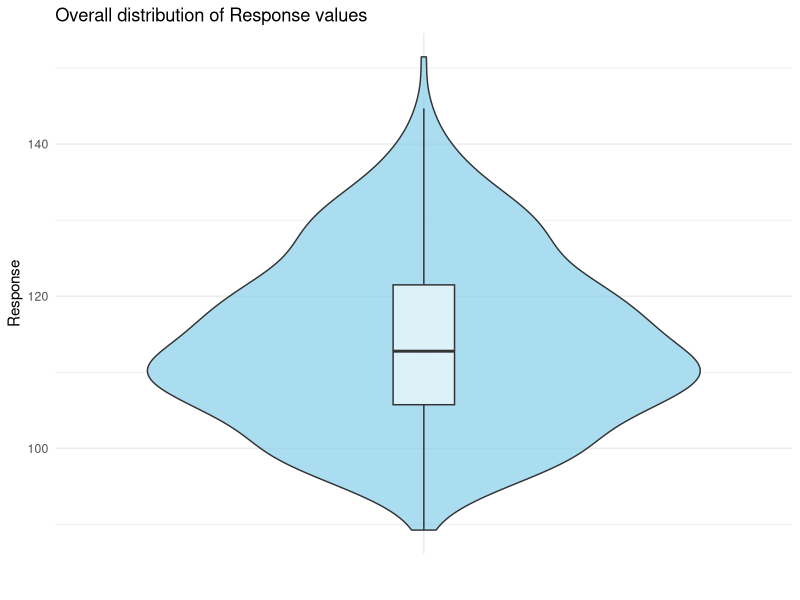
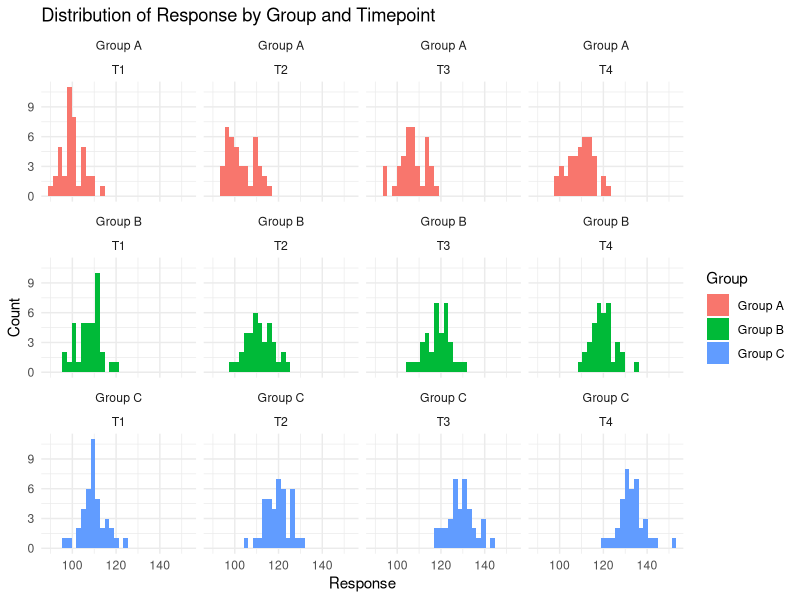
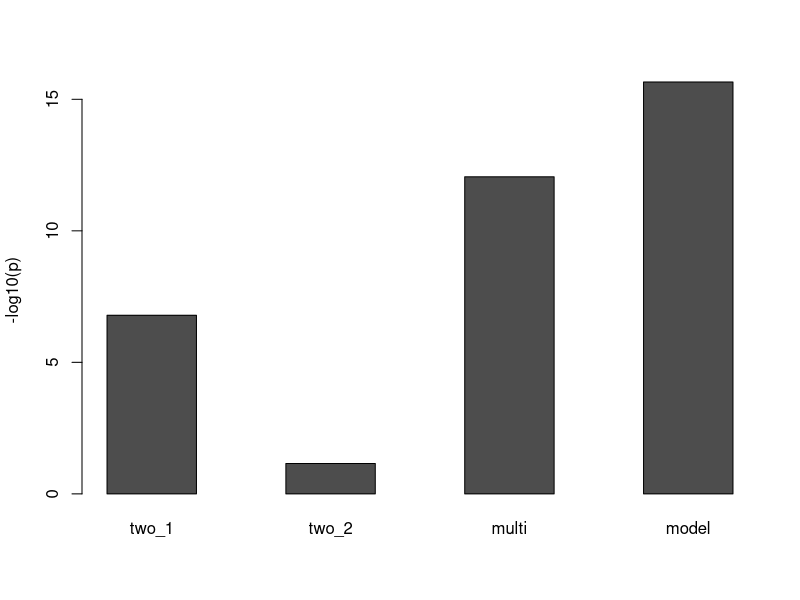
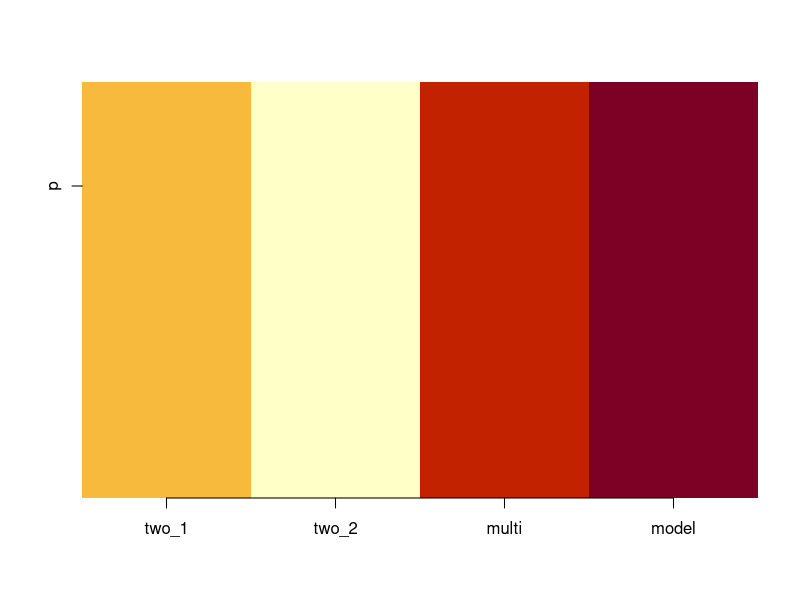
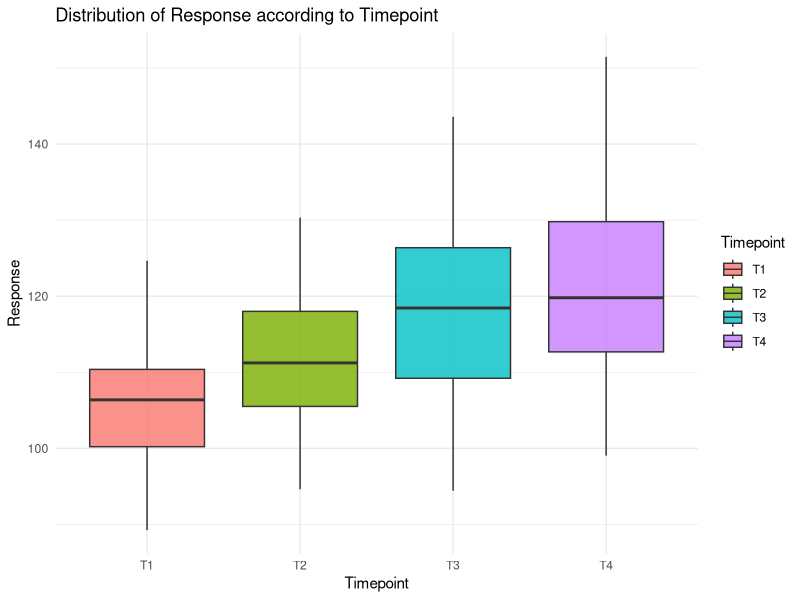
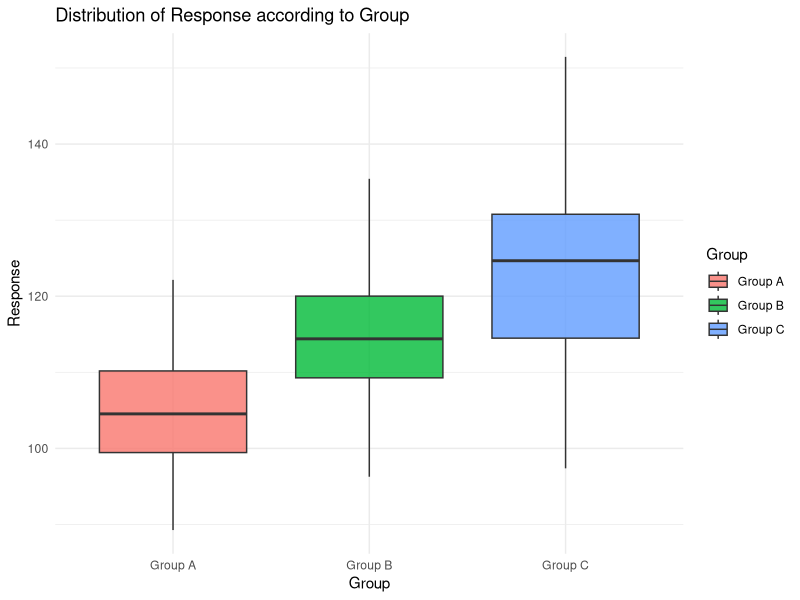
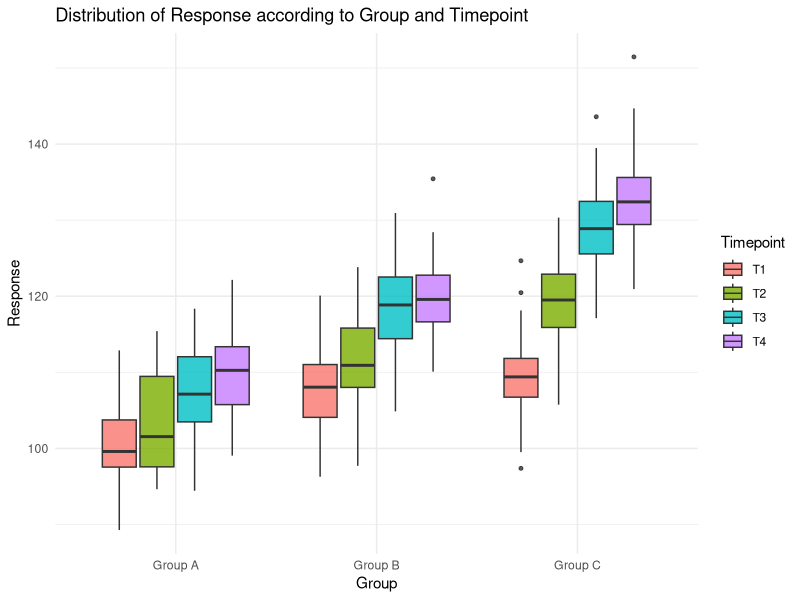
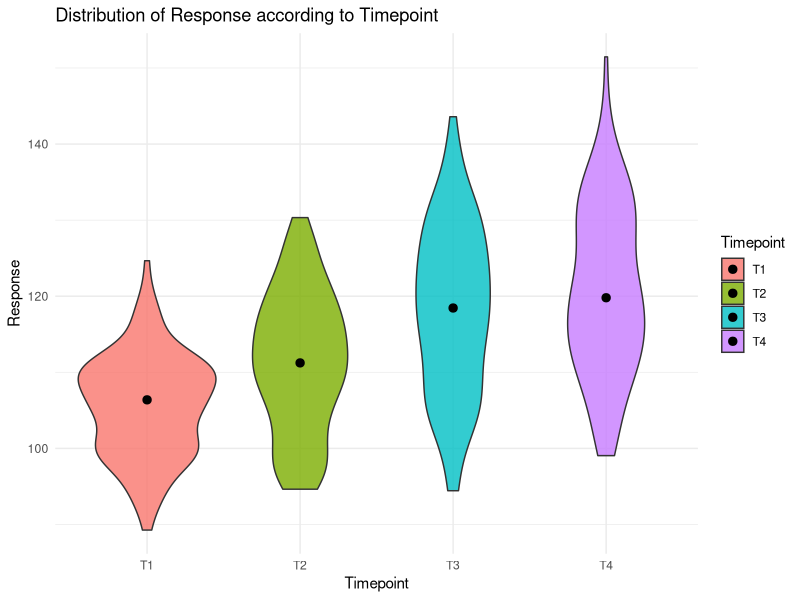

The R source for these figures, in order:
library(ggplot2)
library(readxl)
library(dplyr)
library(car)

Data <- read_excel("Biostatistics 5A 1st Case Study dataset.xlsx",sheet = "Data")
Summary <- read_excel("Biostatistics 5A 1st Case Study dataset.xlsx",sheet = "Summary")
Info <- read_excel("Biostatistics 5A 1st Case Study dataset.xlsx",sheet = "Info")
Codebook <- read_excel("Biostatistics 5A 1st Case Study dataset.xlsx",sheet = "Codebook")

#---------------------------------------------------------------------------------------
# this code was built with the help of the entire group using a github repository and 
# github desktop.
# The git repository is available at : https://github.com/paullebric/Biostat---Case-study-1
#---------------------------------------------------------------------------------------



#=======================================================================================

#I)DATA IMPORTATION
#=======================================================================================
All_Data <- list(
  Data = Data,
  Summary = Summary,
  Info = Info,
  Codebook = Codebook
)
#=======================================================================================
#II) DATA EXPLORATION
#=======================================================================================
lapply(All_Data,head)
lapply(All_Data,dim)
lapply(All_Data, function(x){str(x); head(x)})
lapply(All_Data,str)
n_all <- nrow(Data)
n_na <- sum(is.na(Data$Response))
tab <- with(Data, table(Group, Timepoint))
desc1 <- tapply(Data$Response, Data$Group, function(x) c(n=length(x),
                                                         mean=mean(x,na.rm=TRUE), sd=sd(x,na.rm=TRUE)))
desc2 <- tapply(Data$Response, list(Data$Timepoint, Data$Group), function(x) c(n=length(x),
                                                                               mean=mean(x,na.rm=TRUE), sd=sd(x,na.rm=TRUE)))
n_all; n_na; tab; desc1; desc2

ggplot(Data, aes(x = "", y = Response)) +
  geom_violin(fill = "skyblue", color = "gray20", alpha = 0.7) +
  geom_boxplot(width = 0.1, fill = "white", outlier.shape = NA, alpha = 0.6) +
  theme_minimal() +
  labs(
    title = "Overall distribution of Response values",
    x = "",
    y = "Response"
  )
#=======================================================================================
#III) ASSUMPTION CHECK / CLT
#=======================================================================================

#Normality check for each Timepoint, each Group and each Timepoint x Group
shapiro_results_all<- shapiro.test(Data$Response)
shapiro_results_timepoint <- by(Data$Response, Data$Timepoint, shapiro.test)
shapiro_results_group <- by(Data$Response, Data$Group, shapiro.test)
shapiro_results_mixed <- by(Data$Response, list(Data$Group, Data$Timepoint), shapiro.test)
shapiro_results_mixed
shapiro_results_all
shapiro_results_group
shapiro_results_timepoint

ggplot(Data, aes(x = Response, fill = Group)) +
  geom_histogram() +
  facet_wrap(~ Group * Timepoint) +
  theme_minimal() +
  labs(
    title = "Distribution of Response by Group and Timepoint",
    x = "Response",
    y = "Count"
  )

spec0 <- aov(Response ~ Group * Timepoint, data = Data)
check_2 <- leveneTest(Response ~ interaction(Group, Timepoint), data = Data)

spec0; check_2

#=======================================================================================
#IV) TWO-LEVEL COMPARISONS (at least two)
#=======================================================================================
levene_check <- leveneTest(Response ~ Timepoint,data = Data)
levene_check
test_1 <- t.test(Response ~ Timepoint, data = subset(Data, Timepoint %in% c("T1", "T2")))                                                     
test_2 <- t.test(Response ~ Timepoint, data = subset(Data, Timepoint %in% c("T3", "T4"))) 
test_1; test_2
#here it's useless but hey we have to do it we compare T1 and T2 then T3 and T4
#=======================================================================================
#V)MULTI-LEVEL COMPARISONS
#=======================================================================================

test_multi <- aov(Response ~ Group * Timepoint, data = Data)
test_multi
summary(test_multi)

# we see that there is a highly significant effect of the group on the response, but
# also of the timepoint on the response, and also of the timepoint*group interaction on the response.
#=======================================================================================
#VI)REGRESSION MODEL
#=======================================================================================
model <- lm(Response ~ Group * Timepoint, data = Data)
model_out <- summary(model)
model; model_out


# Here we look at the difference between the timepoint groups and the timepoint groups compared to
# group A Timepoint 1.
# In summary, we see that groups B and C have a coefficient of +7 and +9 compared to group A T1
#=======================================================================================
#VII) POST-HOC ANALYSIS
#=======================================================================================
posthoc <- TukeyHSD(test_multi)
posthoc

#=======================================================================================
#VIII) P-value matrix and comparison visual
#=======================================================================================
f <- model_out$fstatistic
p_1 <- test_1$p.value
p_2 <- test_2$p.value
p_multi <- summary(test_multi)[[1]]["Group:Timepoint", "Pr(>F)"]
p_model <- pf(f[1], f[2], f[3], lower.tail = FALSE)
p_model <- 2.2e-16
p_mat <- matrix(c(p_1, p_2, p_multi, p_model), nrow=1)
colnames(p_mat) <- c("two_1","two_2","multi","model")
rownames(p_mat) <- "p"
p_mat
barplot(-log10(p_mat), beside=TRUE, ylab="-log10(p)")

# Here on this graph we see the different p-values (-log10). The higher the bar, the more significant
# It is, so we see that the more advanced the test, the more significant it is.

image(t(-log10(p_mat)), axes=FALSE)
axis(1, at=seq(0,1,length.out=ncol(p_mat)), labels=colnames(p_mat))
axis(2, at=0.5, labels=rownames(p_mat))


#=======================================================================================
#VIII) BOXPLOTS
#=======================================================================================


ggplot(Data, aes(x = Timepoint, y = Response, fill = Timepoint)) +
  geom_boxplot(alpha = 0.8) +
  theme_minimal() +
  labs(
    title = "Distribution of Response according to Timepoint",
    x = "Timepoint",
    y = "Response"
  ) +
  theme_minimal()

ggplot(Data, aes(x = Group, y = Response, fill = Group)) +
  geom_boxplot(alpha = 0.8) +
  theme_minimal() +
  labs(
    title = "Distribution of Response according to Group",
    x = "Group",
    y = "Response"
  ) +
  theme_minimal()

ggplot(Data, aes(x = Group, y = Response, fill = Timepoint)) +
  geom_boxplot(alpha = 0.8, outlier.size = 1) +
  theme_minimal() +
  labs(
    title = "Distribution of Response according to Group and Timepoint",
    x = "Group",
    y = "Response"
  ) +
  theme_minimal()
#The gray points are the outlier values (outlier)


#=======================================================================================
#IX) VIOLIN PLOT
#=======================================================================================

ggplot(Data, aes(x = Timepoint, y = Response, fill = Timepoint)) +
  geom_violin(alpha = 0.8) +
  theme_minimal() +
  stat_summary(fun = median, geom = "point", color = "black", size = 2.5)+
  labs(
    title = "Distribution of Response according to Timepoint",
    x = "Timepoint",
    y = "Response"
  ) +
  theme_minimal()

ggplot(Data, aes(x = Group, y = Response, fill = Group)) +
  geom_violin(alpha = 0.8) +
  stat_summary(fun = median, geom = "point", color = "black", size = 2.5)+
  theme_minimal() +
  labs(
    title = "Distribution of Response according to Group",
    x = "Group",
    y = "Response"
  ) +
  theme_minimal()

ggplot(Data, aes(x = Group, y = Response, fill = Timepoint)) +
  geom_violin(alpha = 0.8,position = position_dodge(width = 0.8)) +
  stat_summary(aes(group = Timepoint), FUN = median, color = "black",geom = "point", size = 2 ,position = position_dodge(width = 0.8))+
  theme_minimal() +
  labs(
    title = "Distribution of Response according to Group and Timepoint",
    x = "Group",
    y = "Response"
  ) +
  theme_minimal()


#=======================================================================================
#X) MEAN + CI
#=======================================================================================


summary_data <- Data %>%
  group_by(Group, Timepoint) %>%
  summarise(mean = mean(Response, na.rm = TRUE),
            se = sd(Response, na.rm = TRUE) / sqrt(sum(!is.na(Response))),
            .groups = "drop") %>%
  mutate(lo = mean - 1.96*se,
         hi = mean + 1.96*se)

ggplot(summary_data, aes(x = Timepoint, y = mean, color = Group, group = Group)) +
  geom_point(size = 3) +
  geom_line() +
  geom_errorbar(aes(ymin = lo, ymax = hi), width = 0.1) +
  labs(y = "Mean ± 95% CI", title = "Means and confidence intervals") +
  theme_minimal()

#=======================================================================================
#XI) MODEL VIEW
#=======================================================================================
Data_clean <- na.omit(Data)
model_view <- data.frame(
  Observed = Data_clean$Response,
  Predicted = fitted(model),
  Timepoint = Data_clean$Timepoint,
  Group = Data_clean$Group
)
#Missing data needs to be cleaned before doing this graph because for each predicted 
#response we need an observed response

ggplot(model_view, aes(x = Observed, y = Predicted)) +
  geom_point(color = "steelblue", alpha = 0.6, size = 2) +  # scatter plot
  geom_abline(intercept = 0, slope = 1,                     # diagonal y = x
              color = "red", linetype = "dashed", alpha = 0.6, linewidth = 1.2) +
  labs(
    title = "Observed values vs model predictions",
    x = "Observed values (Response)",
    y = "Predicted values (fitted)"
  )+
  theme_minimal()

#Here we look at how the model predicts the responses compared to the observed responses.
# In red there is the diagonal and as we can see the predicted and observed 
# responses follow this diagonal which means that the model is working well

# but the model only predict the mean value for each group and timepoint so all observed 
# response for one group at one timepoint is the same that is why we see lines. The model
# does not take in account interindividual variability because it cannot explain this variability.




#=======================================================================================
#XII) CONCLUSION
#=======================================================================================
# We used three approaches:
#   
# T-tests to compare two groups or timepoints,
# 
# ANOVA to test overall effects and interactions,
# 
# Linear regression to measure how each Group and Timepoint affects the Response.
# 
# All methods showed the same result:
#   ==> Response increases with time and differs between groups, with a clear interaction effect.
# 
# The Central Limit Theorem (CLT) supported using parametric tests because our sample size was large and data were roughly normal with equal variances.
# So, the regression model gave consistent and reliable results with the simpler tests.

